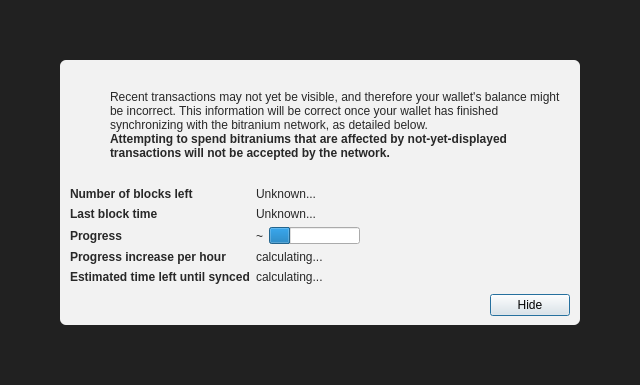
<?xml version="1.0" encoding="UTF-8"?>
<ui version="4.0">
 <class>ModalOverlay</class>
 <widget class="ModalOverlay" name="ModalOverlay">
  <property name="geometry">
   <rect>
    <x>0</x>
    <y>0</y>
    <width>640</width>
    <height>385</height>
   </rect>
  </property>
  <property name="windowTitle">
   <string>Form</string>
  </property>
  <layout class="QVBoxLayout" name="verticalLayout" stretch="0">
   <property name="sizeConstraint">
    <enum>QLayout::SetDefaultConstraint</enum>
   </property>
   <property name="leftMargin">
    <number>0</number>
   </property>
   <property name="topMargin">
    <number>0</number>
   </property>
   <property name="rightMargin">
    <number>0</number>
   </property>
   <property name="bottomMargin">
    <number>0</number>
   </property>
   <item>
    <widget class="QWidget" name="bgWidget" native="true">
     <property name="styleSheet">
      <string notr="true">#bgWidget { background: rgba(0,0,0,220); }</string>
     </property>
     <layout class="QVBoxLayout" name="verticalLayoutMain" stretch="1">
      <property name="leftMargin">
       <number>60</number>
      </property>
      <property name="topMargin">
       <number>60</number>
      </property>
      <property name="rightMargin">
       <number>60</number>
      </property>
      <property name="bottomMargin">
       <number>60</number>
      </property>
      <item>
       <widget class="QWidget" name="contentWidget" native="true">
        <property name="styleSheet">
         <string notr="true">#contentWidget { background: rgba(255,255,255,240); border-radius: 6px; }

QLabel { color: rgb(40,40,40);  }</string>
        </property>
        <layout class="QVBoxLayout" name="verticalLayoutSub" stretch="1,0,0,0">
         <property name="spacing">
          <number>0</number>
         </property>
         <property name="leftMargin">
          <number>10</number>
         </property>
         <property name="topMargin">
          <number>10</number>
         </property>
         <property name="rightMargin">
          <number>10</number>
         </property>
         <property name="bottomMargin">
          <number>10</number>
         </property>
         <item>
          <layout class="QHBoxLayout" name="horizontalLayoutIconText" stretch="0,1">
           <property name="topMargin">
            <number>20</number>
           </property>
           <item>
            <layout class="QVBoxLayout" name="verticalLayoutIcon">
             <property name="leftMargin">
              <number>0</number>
             </property>
             <item>
              <widget class="QPushButton" name="warningIcon">
               <property name="enabled">
                <bool>false</bool>
               </property>
               <property name="text">
                <string/>
               </property>
               <property name="icon">
                <iconset>
                 <normaloff>:/icons/warning</normaloff>
                 <disabledoff>:/icons/warning</disabledoff>:/icons/warning</iconset>
               </property>
               <property name="iconSize">
                <size>
                 <width>48</width>
                 <height>48</height>
                </size>
               </property>
               <property name="flat">
                <bool>true</bool>
               </property>
              </widget>
             </item>
             <item>
              <spacer name="verticalSpacerWarningIcon">
               <property name="orientation">
                <enum>Qt::Vertical</enum>
               </property>
               <property name="sizeHint" stdset="0">
                <size>
                 <width>20</width>
                 <height>40</height>
                </size>
               </property>
              </spacer>
             </item>
            </layout>
           </item>
           <item>
            <layout class="QVBoxLayout" name="verticalLayoutInfoText">
             <property name="leftMargin">
              <number>0</number>
             </property>
             <property name="topMargin">
              <number>0</number>
             </property>
             <item>
              <widget class="QLabel" name="infoText">
               <property name="text">
                <string>Recent transactions may not yet be visible, and therefore your wallet's balance might be incorrect. This information will be correct once your wallet has finished synchronizing with the bitranium network, as detailed below.</string>
               </property>
               <property name="textFormat">
                <enum>Qt::RichText</enum>
               </property>
               <property name="wordWrap">
                <bool>true</bool>
               </property>
              </widget>
             </item>
             <item>
              <widget class="QLabel" name="infoTextStrong">
               <property name="font">
                <font>
                 <weight>75</weight>
                 <bold>true</bold>
                </font>
               </property>
               <property name="text">
                <string>Attempting to spend bitraniums that are affected by not-yet-displayed transactions will not be accepted by the network.</string>
               </property>
               <property name="textFormat">
                <enum>Qt::RichText</enum>
               </property>
               <property name="wordWrap">
                <bool>true</bool>
               </property>
              </widget>
             </item>
             <item>
              <spacer name="verticalSpacerInTextSpace">
               <property name="orientation">
                <enum>Qt::Vertical</enum>
               </property>
               <property name="sizeHint" stdset="0">
                <size>
                 <width>20</width>
                 <height>40</height>
                </size>
               </property>
              </spacer>
             </item>
            </layout>
           </item>
          </layout>
         </item>
         <item>
          <spacer name="verticalSpacerAfterText">
           <property name="orientation">
            <enum>Qt::Vertical</enum>
           </property>
           <property name="sizeHint" stdset="0">
            <size>
             <width>20</width>
             <height>40</height>
            </size>
           </property>
          </spacer>
         </item>
         <item>
          <layout class="QFormLayout" name="formLayout">
           <property name="fieldGrowthPolicy">
            <enum>QFormLayout::FieldsStayAtSizeHint</enum>
           </property>
           <property name="horizontalSpacing">
            <number>6</number>
           </property>
           <property name="verticalSpacing">
            <number>6</number>
           </property>
           <property name="topMargin">
            <number>10</number>
           </property>
           <item row="0" column="0">
            <widget class="QLabel" name="labelNumberOfBlocksLeft">
             <property name="font">
              <font>
               <weight>75</weight>
               <bold>true</bold>
              </font>
             </property>
             <property name="text">
              <string>Number of blocks left</string>
             </property>
            </widget>
           </item>
           <item row="0" column="1">
            <widget class="QLabel" name="numberOfBlocksLeft">
             <property name="text">
              <string>Unknown...</string>
             </property>
            </widget>
           </item>
           <item row="1" column="0">
            <widget class="QLabel" name="labelLastBlockTime">
             <property name="font">
              <font>
               <weight>75</weight>
               <bold>true</bold>
              </font>
             </property>
             <property name="text">
              <string>Last block time</string>
             </property>
            </widget>
           </item>
           <item row="1" column="1">
            <widget class="QLabel" name="newestBlockDate">
             <property name="sizePolicy">
              <sizepolicy hsizetype="Maximum" vsizetype="Preferred">
               <horstretch>0</horstretch>
               <verstretch>0</verstretch>
              </sizepolicy>
             </property>
             <property name="text">
              <string>Unknown...</string>
             </property>
            </widget>
           </item>
           <item row="2" column="0">
            <widget class="QLabel" name="labelSyncDone">
             <property name="font">
              <font>
               <weight>75</weight>
               <bold>true</bold>
              </font>
             </property>
             <property name="text">
              <string>Progress</string>
             </property>
            </widget>
           </item>
           <item row="2" column="1">
            <layout class="QHBoxLayout" name="horizontalLayoutSync" stretch="0,1">
             <item>
              <widget class="QLabel" name="percentageProgress">
               <property name="text">
                <string notr="true">~</string>
               </property>
              </widget>
             </item>
             <item>
              <widget class="QProgressBar" name="progressBar">
               <property name="value">
                <number>24</number>
               </property>
               <property name="format">
                <string/>
               </property>
              </widget>
             </item>
            </layout>
           </item>
           <item row="4" column="0">
            <widget class="QLabel" name="labelProgressIncrease">
             <property name="font">
              <font>
               <weight>75</weight>
               <bold>true</bold>
              </font>
             </property>
             <property name="text">
              <string>Progress increase per hour</string>
             </property>
            </widget>
           </item>
           <item row="4" column="1">
            <widget class="QLabel" name="progressIncreasePerH">
             <property name="text">
              <string>calculating...</string>
             </property>
            </widget>
           </item>
           <item row="5" column="0">
            <widget class="QLabel" name="labelEstimatedTimeLeft">
             <property name="font">
              <font>
               <weight>75</weight>
               <bold>true</bold>
              </font>
             </property>
             <property name="text">
              <string>Estimated time left until synced</string>
             </property>
            </widget>
           </item>
           <item row="5" column="1">
            <widget class="QLabel" name="expectedTimeLeft">
             <property name="text">
              <string>calculating...</string>
             </property>
            </widget>
           </item>
          </layout>
         </item>
         <item>
          <layout class="QHBoxLayout" name="horizontalLayoutButtons">
           <property name="leftMargin">
            <number>10</number>
           </property>
           <property name="topMargin">
            <number>10</number>
           </property>
           <item>
            <spacer name="horizontalSpacer">
             <property name="orientation">
              <enum>Qt::Horizontal</enum>
             </property>
             <property name="sizeHint" stdset="0">
              <size>
               <width>40</width>
               <height>20</height>
              </size>
             </property>
            </spacer>
           </item>
           <item>
            <widget class="QPushButton" name="closeButton">
             <property name="text">
              <string>Hide</string>
             </property>
             <property name="focusPolicy">
              <enum>Qt::StrongFocus</enum>
             </property>
             <property name="default">
              <bool>true</bool>
             </property>
            </widget>
           </item>
          </layout>
         </item>
        </layout>
       </widget>
      </item>
     </layout>
    </widget>
   </item>
  </layout>
 </widget>
 <customwidgets>
  <customwidget>
   <class>ModalOverlay</class>
   <extends>QWidget</extends>
   <header>qt/modaloverlay.h</header>
   <container>1</container>
  </customwidget>
 </customwidgets>
 <resources/>
 <connections/>
</ui>
